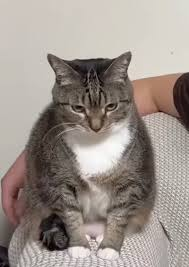
#> input picture 4.Python/real_examples/cat.jpeg, 189 x 267 px
$ python imageprocess.py
#> lines starting #> are read from the running program, lines starting #| are printed output that depends on the picture
from PIL import Image, ImageFilter

image = Image.open('cat.jpeg')
#> image is the input picture: PIL image 189x267 RGB; mean R, G, B 156.2, 146.3, 139.5

resized_image = image.resize((80, 60))
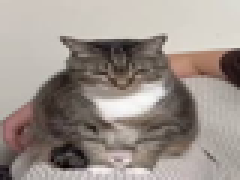
#> resized_image: PIL image 80x60 RGB (shown 3 times larger); mean R, G, B 156.2, 146.3, 139.5
resized_image.save('small_cat.jpeg')

blurred_image = image.filter(ImageFilter.BLUR)
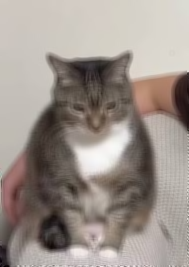
#> blurred_image: PIL image 189x267 RGB; mean R, G, B 156.2, 146.3, 139.5
resized_image.save('blurred_cat.jpeg')
